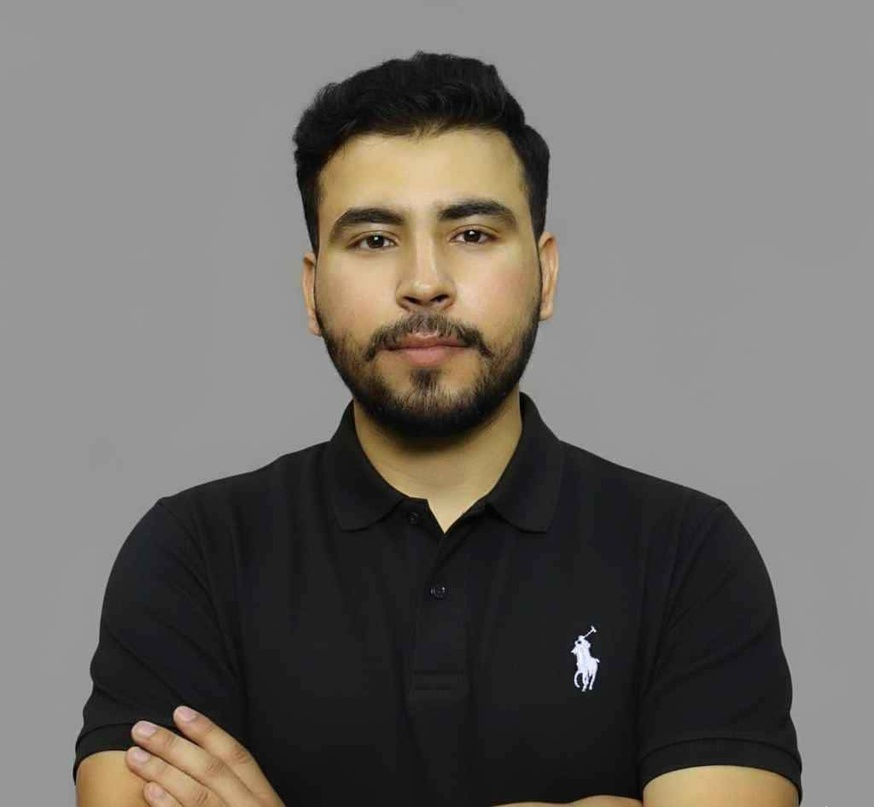
#> input picture test_photo.jpg, 874 x 807 px, shrunk from 1024 x 945 before the run
$ python cv_model.py   (older library calls are emulated)
#> lines starting #> are read from the running program, lines starting #| are printed output that depends on the picture
import cv2

def check_image_quality(image_path):
#> called with image_path = 'test_photo.jpg'
    print(f"🖼️ Checking profile picture: {image_path}...")

    # 1. Image read karna (Grayscale mein kyunke blur detection ke liye color zaroori nahi)
    img = cv2.imread(image_path, cv2.IMREAD_GRAYSCALE)
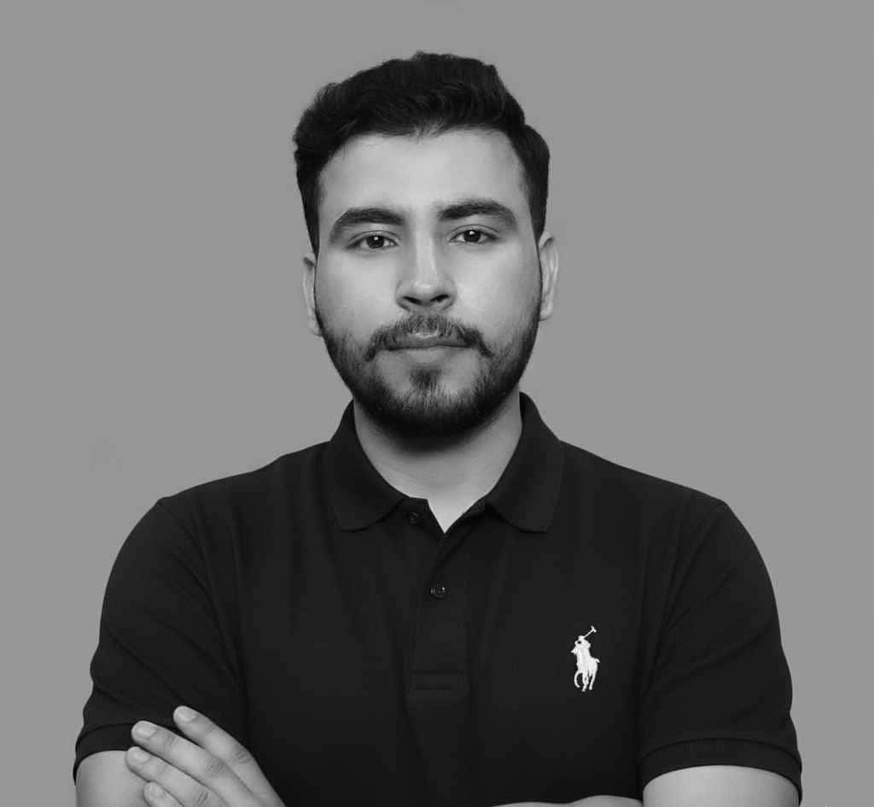
#> img: shape (807, 874); min 0, max 255, mean 109.2

    if img is None:
        print("❌ Error: Image file nahi mili. Kya file folder mein majood hai?")
        return

    # 2. Laplacian Variance (Smart CV trick to check blur)
    # Laplacian image mein "edges" (kinaray) dhoondta hai.
    # Agar picture sharp hogi, toh variance high hoga. Agar dhundli hogi, toh variance low hoga.
    blur_score = cv2.Laplacian(img, cv2.CV_64F).var()
#> blur_score = 56.91

    print(f"📊 Image Sharpness Score: {blur_score:.2f}")
#| 📊 Image Sharpness Score: 56.91

    # 3. Decision threshold (Aam taur par 100 se kam score blurry maana jata hai)
    if blur_score < 100:
        print("Verdict: Profile Picture is BLURRY ❌ (Please upload a clear photo)\n")
    else:
        print("Verdict: Profile Picture is CLEAR ✅ (Good to go!)\n")

# Isko test karne ke liye hum file call karte hain
check_image_quality("test_photo.jpg")
